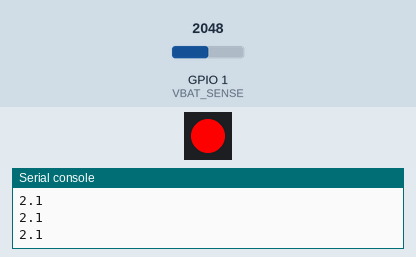
This program was run on a simulated ESP32 board running MicroPython. Shown: 1 RGB LEDs in strip order, left to right, the last lines printed to the serial console. The test bench sets the inputs (shaded band); at power-on: GPIO 1 (VBAT_SENSE) = 2048 (analog values on the 0–4095 scale).

Above: at 1.2 s.
1.3 s: GPIO 1 (VBAT_SENSE) set to 3048
2.8 s: GPIO 1 (VBAT_SENSE) set to 3152
At 3.9 s:
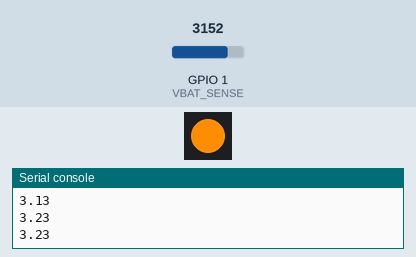
4.5 s: GPIO 1 (VBAT_SENSE) set to 3862
At 5.1 s:
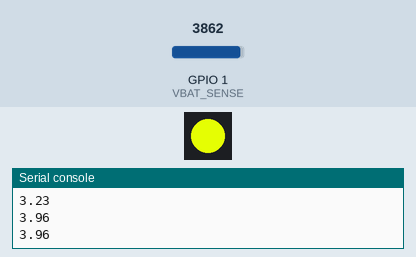
6.0 s: GPIO 1 (VBAT_SENSE) set to 3952
At 6.3 s:
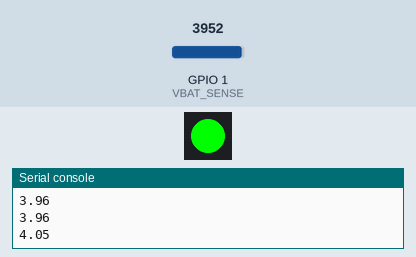
7.5 s: GPIO 1 (VBAT_SENSE) set to 3603
At 8.7 s:
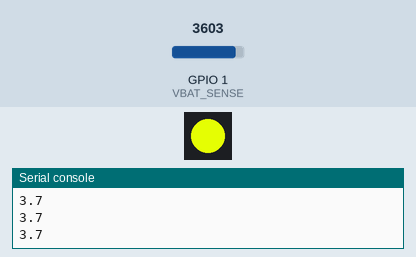
9.0 s: GPIO 1 (VBAT_SENSE) set to 4095
At 10.0 s:
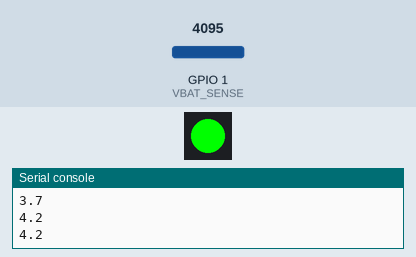
Timing chart, 0 to 11.5 s (numbered marks = the images above; inputs shaded):
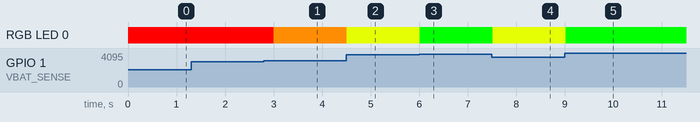

The program:

vbat.py
```python
import time, gc, os
import neopixel
from machine import Pin
import bees3

# Create a NeoPixel instance
# Brightness of 0.3 is ample for the 1515 sized LED
pixel = neopixel.NeoPixel(Pin(bees3.RGB_DATA), 1)
# Turn on the power to the NeoPixel
bees3.set_rgb_power(True)

# This code will monitor the battery voltage on a 1S lipo battery
# plugged into the board. lipo max charge is around 4.2v and completely dead is
# anything below 3.2v.

while True:
        voltage =  bees3.get_battery_voltage()
        if voltage < 3.2:
                pixel[0] = ( 255, 0, 0, 0.5)
                pixel.write()
        if voltage >= 3.2 and voltage < 3.5 :
                pixel[0] = ( 252, 140, 3, 0.5)
                pixel.write()
        if voltage >= 3.5 and voltage < 4.0 :
                pixel[0] = ( 227, 252, 3, 0.5)
                pixel.write()
        if voltage >= 4.0:
                pixel[0] = (0, 255, 0, 0.5)   #set the RGB to green if the battery is above 4.0v
                pixel.write()
        print(voltage)
        time.sleep(.5)
    
```

bees3.py
```python
# THIS FILE IS A HELPER LIBRARY FOR THE BEE S3.
# IT IS BAKED INTO THE FIRMWARE.
# YOU DONT NEED TO PUT IT ON YOUR BOARD.
# ITS HERE FOR YOUR REFERENCE THO.

# Import required libraries
from micropython import const
from machine import Pin, ADC
import time


VBAT_SENSE = const(1)

# RGB LED
RGB_DATA = const(48)
RGB_PWR = const(34)

# SPI
SPI_MOSI = const(35)
SPI_MISO = const(38)
SPI_CLK = const(39)

# I2C
I2C_SDA = const(37)
I2C_SCL = const(36)


# Helper functions

def set_rgb_power(state):
    """Enable or Disable power to the second LDO"""
    Pin(RGB_PWR, Pin.OUT).value(state)

def set_proto_power(state):
    """Enable or Disable power to the second LDO"""
    Pin(35, Pin.OUT).value(state)

def get_battery_voltage():
    """
    Returns the current battery voltage.
    """
    adc = ADC(Pin(VBAT_SENSE))  # Assign the ADC pin to read
    # We are going to read the ADC 10 times and discard the results as we can't guarantee the ADC is calibrated or stable yet after boot. Not sure why we have to do this :(
    for _ in range(10):
        adc.read()
    measuredvbat = adc.read()
    measuredvbat /= 4095  # divide by 4095 as we are using the default ADC voltage range of 0-1.2V
    measuredvbat *= 4.2  # Multiply by 4.2V, our max charge voltage for a 1S LiPo
    return round(measuredvbat, 2)


# NeoPixel rainbow colour wheel
def rgb_color_wheel(wheel_pos):
    """Color wheel to allow for cycling through the rainbow of RGB colors."""
    wheel_pos = wheel_pos % 255

    if wheel_pos < 85:
        return 255 - wheel_pos * 3, 0, wheel_pos * 3
    elif wheel_pos < 170:
        wheel_pos -= 85
        return 0, wheel_pos * 3, 255 - wheel_pos * 3
    else:
        wheel_pos -= 170
        return wheel_pos * 3, 255 - wheel_pos * 3, 0
```

Measured:
- the behaviour switches between 3115 and 3116 on GPIO 1 (VBAT_SENSE) (found by bisection; images 0 and 1)
- the behaviour switches between 3895 and 3896 on GPIO 1 (VBAT_SENSE) (found by bisection; images 2 and 3)
- after the input at 2.8 s, RGB LED 0: RGB(255, 0, 0) → RGB(252, 140, 3) after 0.21 s
- after the input at 4.5 s, RGB LED 0: RGB(252, 140, 3) → RGB(227, 252, 3) at once
- after the input at 6.0 s, RGB LED 0: RGB(227, 252, 3) → RGB(0, 255, 0) at once
- after the input at 7.5 s, RGB LED 0: RGB(0, 255, 0) → RGB(227, 252, 3) at once
- after the input at 9.0 s, RGB LED 0: RGB(227, 252, 3) → RGB(0, 255, 0) at once
